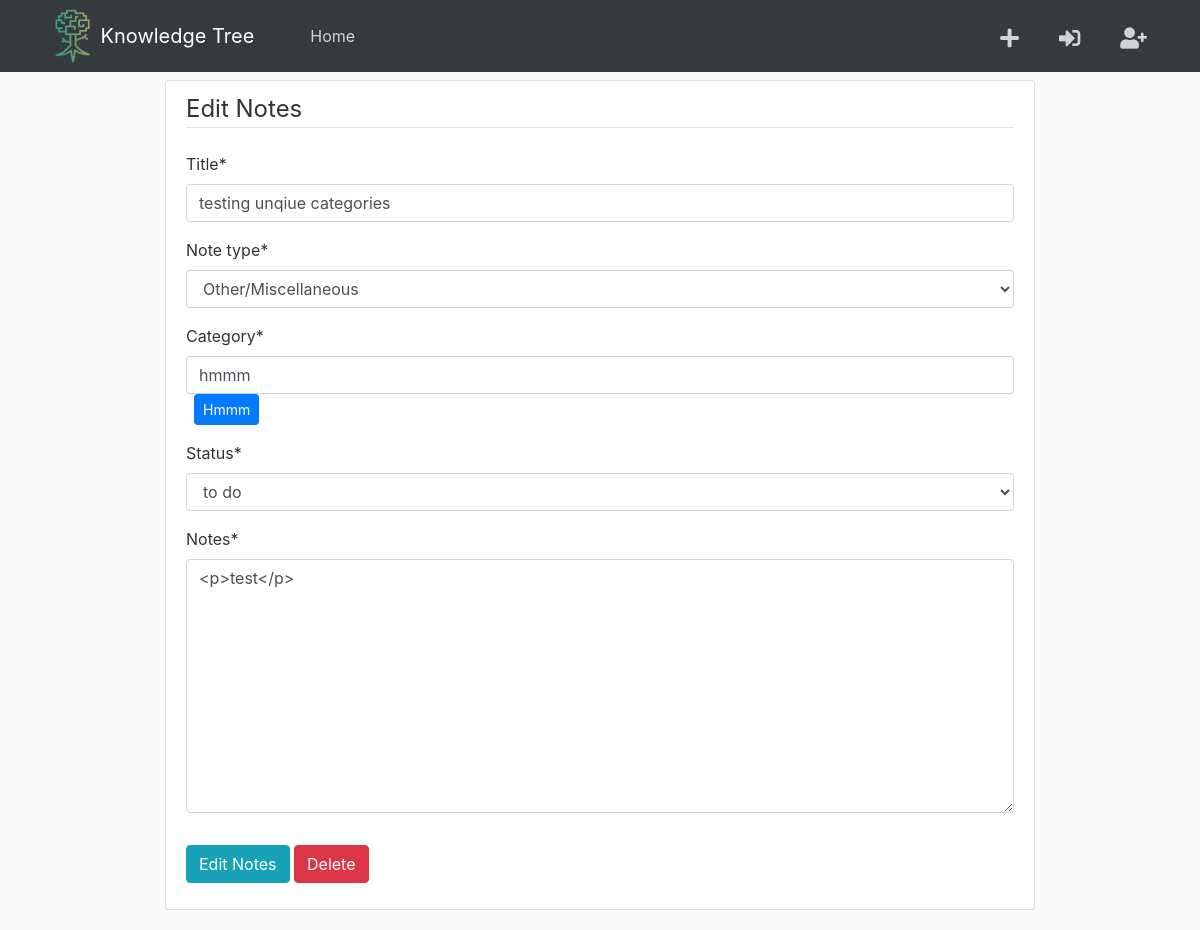
/post/25/edit/ (signed in), run on an earlier commit of the app's database.
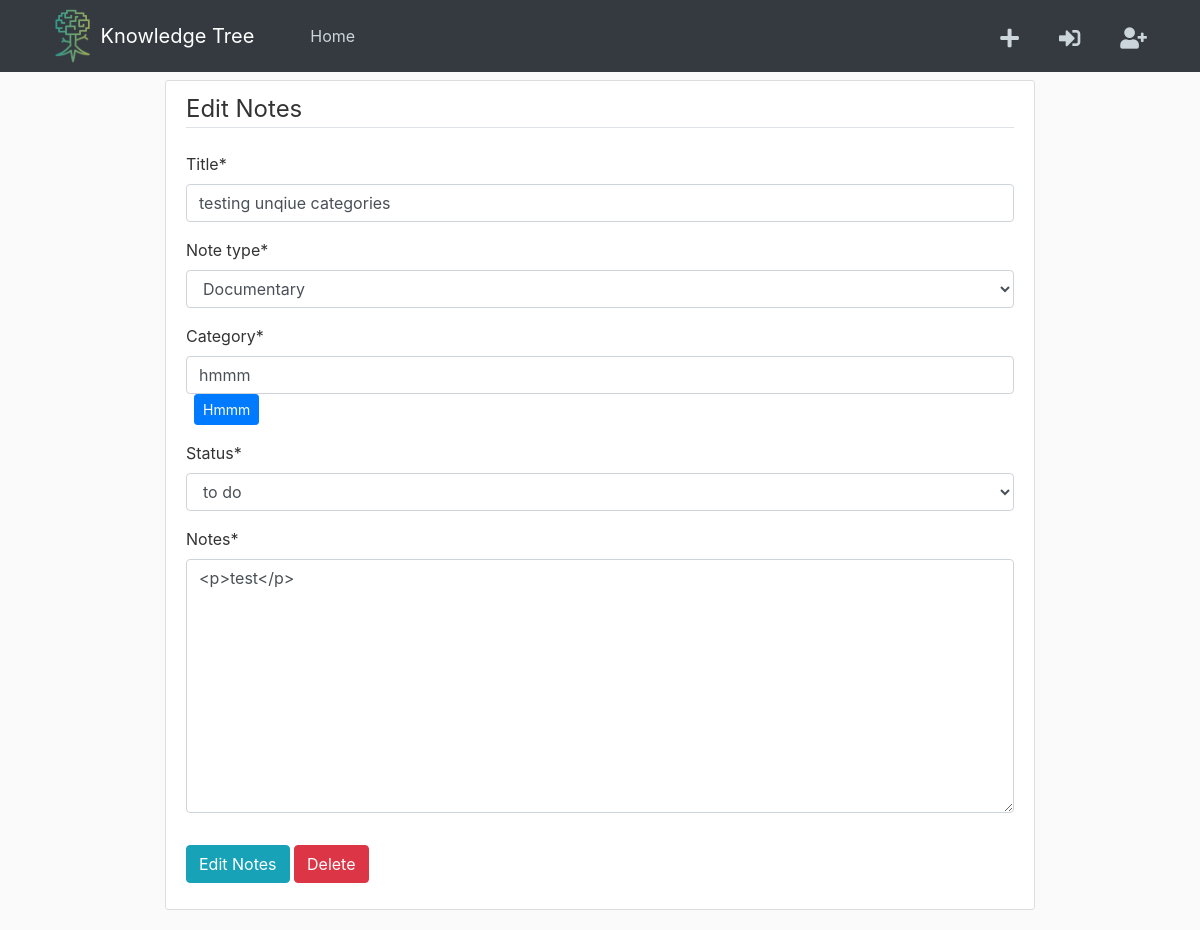
And on a later commit of the database.
### feed/models.py (models this page shows, shortened)
class Post(models.Model):
	type_choices = [
		('book', 'Book'),
		('doc', 'Documentary'),
		('thinker', 'Thinker/Person'),
		('misc','Other/Miscellaneous'),
		(None, 'Select type...')
	]
	rating_choices = [
		(1, 1),
		(2, 2),
		(3, 3),
		(4, 4),
		(5, 5)
	]
	status_choices = [
		('to do', 'to do'),
		('in progress', 'in progress'),
		('completed', 'completed')
	]
	title = models.CharField(max_length=100)
	note_type = models.CharField(max_length=100,choices=type_choices,null=True)
	category = models.CharField(max_length=100, null=True)
	author = models.CharField(max_length=100, default='', blank=True)
	notes = RichTextField()
	status = models.CharField(
		max_length=100,
		choices=status_choices,
		default='to do'
		)
	rating = models.IntegerField(
		choices=rating_choices,
		default=5
	)
	date_posted = models.DateTimeField(default=timezone.now)
	posted_by = models.ForeignKey(User, on_delete=models.CASCADE)

### feed/views.py (the view, shortened to what this page needs)
# urls.py: path('post/<int:pk>/edit/', EditPostView.as_view(), name='post-edit'),
class EditPostView(LoginRequiredMixin, SuccessMessageMixin, UpdateView):
	model = Post
	template_name = 'feed/edit_form.html'
	context_object_name = 'post'
	fields = ['title', 'note_type', 'author', 'category', 'status', 'rating', 'notes']

### feed/templates/feed/edit_form.html (shortened to what this page needs)
{% extends "feed/base.html" %}
{% load crispy_forms_tags %}
{% load static %}
{% block content %}
<div class="container-fluid w-75">
	<div class="content-section">
		<form method="POST">
			<fieldset class="form-group">
				<legend class="border-bottom mb-4">Edit Notes</legend>
				{{ form|crispy }}
			</fieldset>
			<div class="form-group">
				<button class="btn btn-info" type="submit">Edit Notes</button>
				<a class="btn btn-danger" href="{% url 'post-delete' post.id %}">Delete</a></button>
			</div>
		</form>
	</div>
</div>
{% endblock content %}

What changed in the data, as far as the page shows it:
changed Post "testing unqiue categories": note_type "Other/Miscellaneous" → "Documentary"
